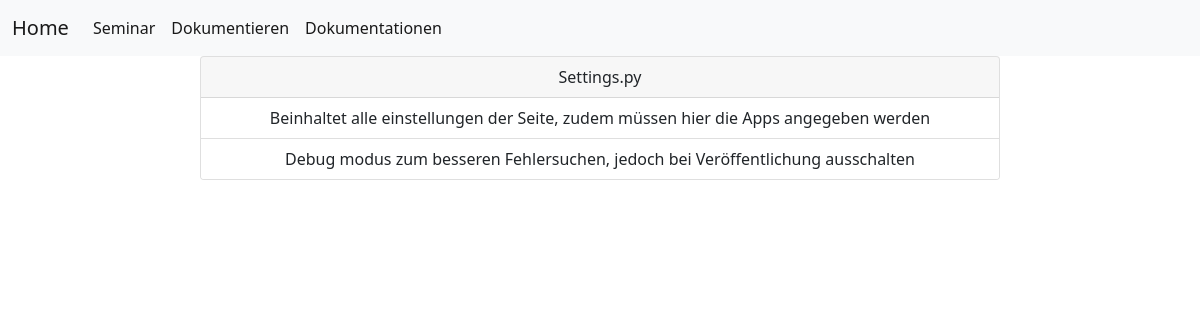
/settings-doks, run on the app's committed database.
### prog1/models.py (models this page shows)
class SettingsModel(models.Model):
    settingsDok  = models.CharField(max_length = 500, null=True, blank=True)

### prog1/views.py (the view)
# urls.py: path('settings-doks', views.settingsdoks, name='settings-doks'),
def settingsdoks(request):
    settings = SettingsModel.objects.all()
    context = {"settingsform": settings}
    return render(request, "prog1/dokumente/settingss.html", context)

### prog1/templates/prog1/dokumente/settingss.html
{% extends "index.html" %}
{% block content %}
<center>
    <div class="card" style="width: 50rem;">
      <div class="card-header">
        Settings.py
      </div>
      <ul class="list-group list-group-flush">
          {% for dok in settingsform %}
            <li class="list-group-item">{{ dok.settingsDok }}</li>
          {% endfor %}
      </ul>
    </div>
</center>
{% endblock %}

### data on the page
SettingsModel: settingsDok "Beinhaltet alle einstellungen der Seite, zudem müssen hier die Apps angegeben werden"
SettingsModel: settingsDok "Debug modus zum besseren Fehlersuchen, jedoch bei Veröffentlichung ausschalten"
